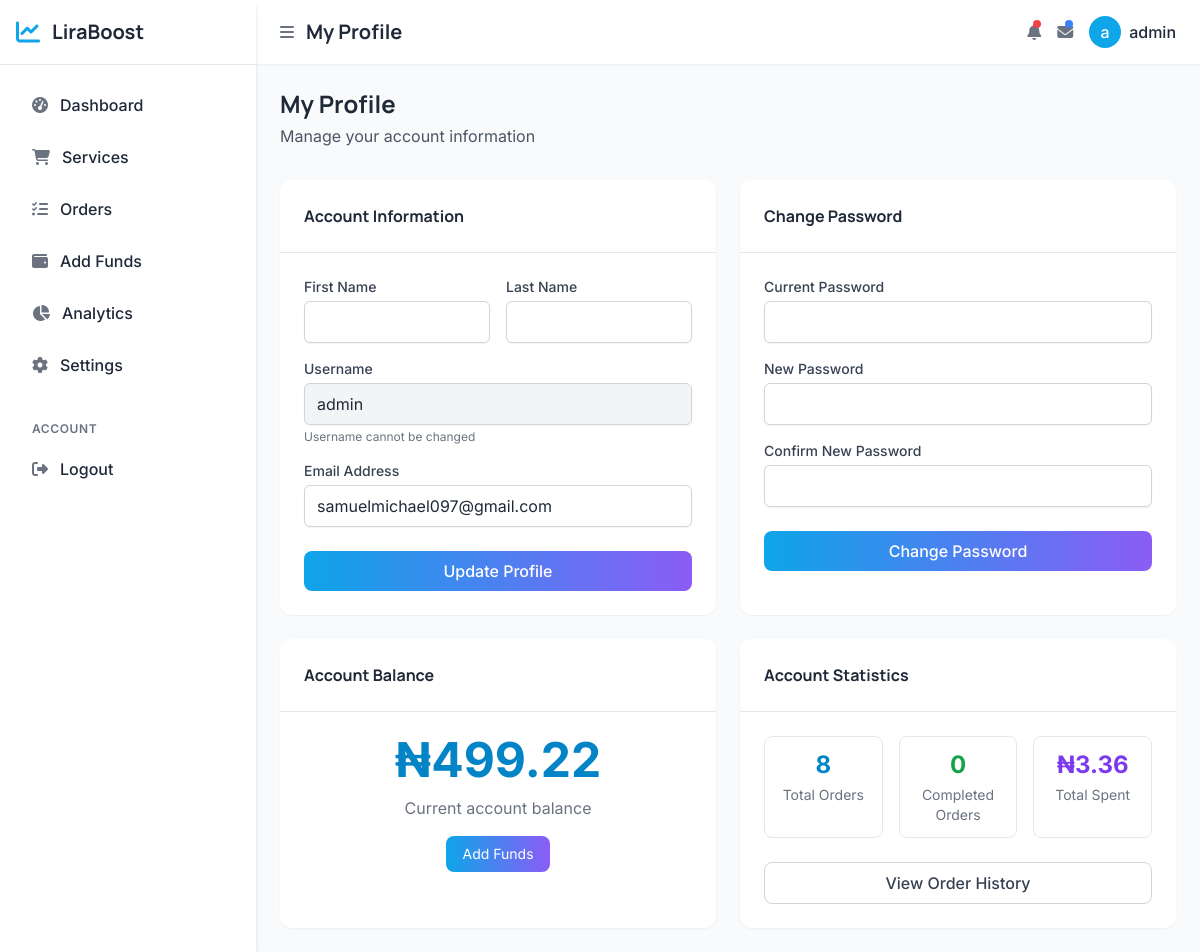
The app's page /profile/ (signed in), older data.
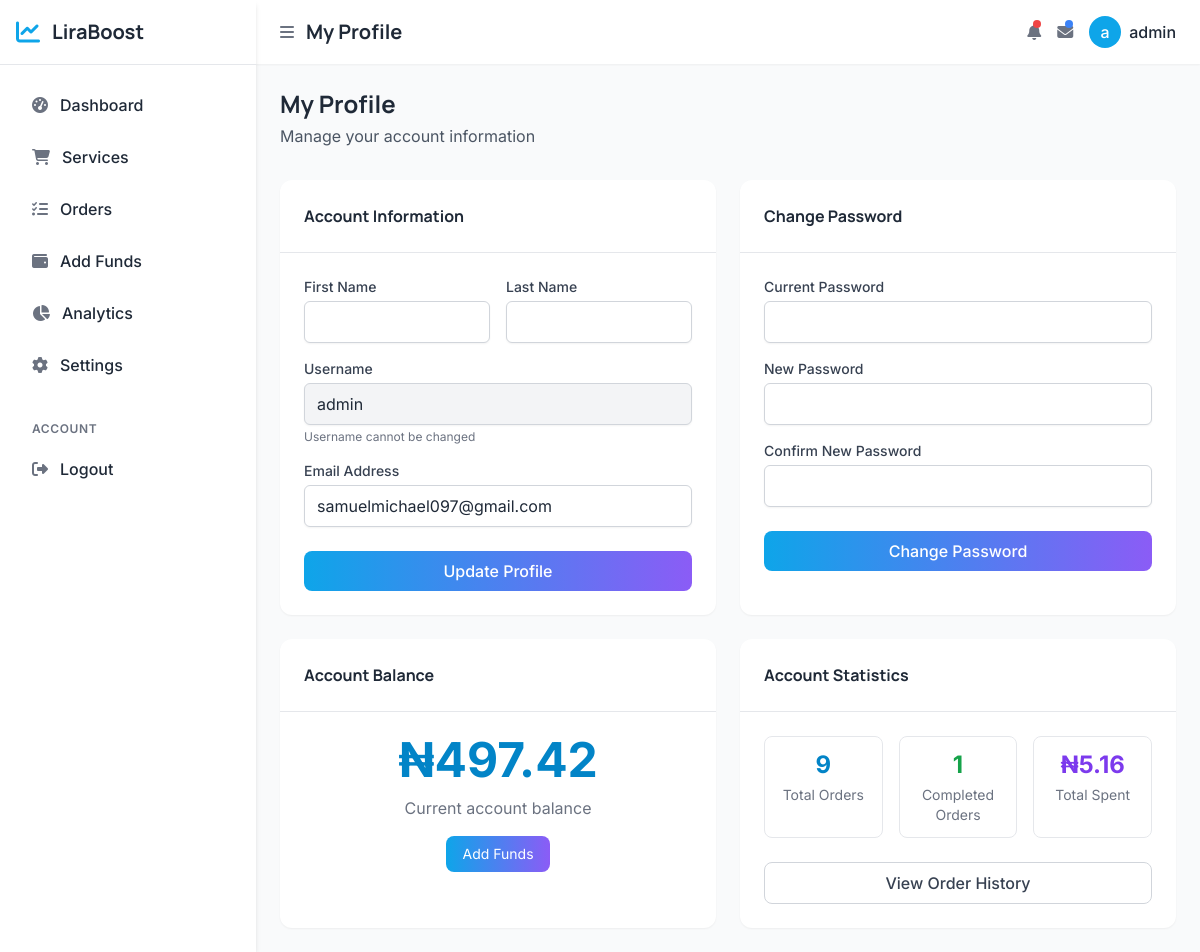
The same page, newer data.
### core/models.py (models this page shows, shortened)
class UserBalance(models.Model):
    user = models.OneToOneField(User, on_delete=models.CASCADE)
    balance = models.DecimalField(max_digits=10, decimal_places=2, default=0)

### core/views.py (the view, shortened to what this page needs)
# urls.py: path('profile/', views.profile, name='profile'),
@login_required
def profile(request):
    user = request.user
    user_balance = UserBalance.objects.get_or_create(user=user)[0]
    total_orders = Order.objects.filter(user=user).count()
    completed_orders = Order.objects.filter(user=user, status='completed').count()
    total_spent = Order.objects.filter(user=user).aggregate(Sum('charge'))['charge__sum'] or 0
    context = {
        'user': user,
        'user_balance': user_balance,
        'total_orders': total_orders,
        'completed_orders': completed_orders,
        'total_spent': total_spent,
    }
    return render(request, 'profile.html', context)

### core/context_processors.py (called while the page is built)
def site_settings(request):
    try:
        settings = SiteSettings.get_settings()
        return {'site_settings': settings}
    except Exception as e:
        return {
            'site_settings': {
                'site_name': 'SocialBoost',
                'site_description': 'Social Media Marketing Platform',
                'contact_email': 'contact@example.com',
                'support_email': 'support@example.com',
                'markup_percentage': 20.00,
                'min_deposit': 500.00,
                'min_withdrawal_amount': 1000.00,
                'maintenance_mode': False
            }
        }

### core/models.py (called while the page is built)
    @classmethod
    def get_settings(cls):
        settings, created = cls.objects.get_or_create(pk=1)
        return settings

### core/templates/profile.html (shortened to what the changed rows need)
{% extends 'dash_base.html' %}
{% block page_title %}My Profile{% endblock %}
{% block content %}
<div class="animate-fade-in">
    <div class="flex flex-col md:flex-row justify-between items-start md:items-center mb-6 md:mb-8">
        <div class="w-full md:w-auto mb-4 md:mb-0">
            <h2 class="text-xl md:text-2xl font-display font-bold text-gray-800 mb-1">My Profile</h2>
        </div>
    </div>
    <div class="grid grid-cols-1 lg:grid-cols-2 gap-6">
        <div class="bg-white rounded-xl shadow-sm overflow-hidden animate-slide-up" style="animation-delay: 0.2s;">
            <div class="p-6 text-center">
                <h2 class="text-4xl md:text-5xl font-bold text-primary-600 mb-3">₦{{ user_balance.balance|floatformat:2 }}</h2>
                <p class="text-gray-500 mb-4">Current account balance</p>
                <a href="{% url 'add_funds' %}" class="inline-block px-4 py-2 bg-gradient-to-r from-primary-500 to-secondary-500 text-white rounded-lg hover:from-primary-600 hover:to-secondary-600 transition-colors duration-300 text-sm">
                    Add Funds
                </a>
            </div>
        </div>
        <div class="bg-white rounded-xl shadow-sm overflow-hidden animate-slide-up" style="animation-delay: 0.3s;">
            <div class="p-4 md:p-6">
                <div class="grid grid-cols-1 md:grid-cols-3 gap-4 mb-6">
                    <div class="text-center p-3 border rounded-lg">
                        <h4 class="text-2xl font-bold text-primary-600 mb-1">{{ total_orders }}</h4>
                        <p class="text-sm text-gray-500">Total Orders</p>
                    </div>
                    <div class="text-center p-3 border rounded-lg">
                        <h4 class="text-2xl font-bold text-green-600 mb-1">{{ completed_orders }}</h4>
                        <p class="text-sm text-gray-500">Completed Orders</p>
                    </div>
                    <div class="text-center p-3 border rounded-lg">
                        <h4 class="text-2xl font-bold text-secondary-600 mb-1">₦{{ total_spent|floatformat:2 }}</h4>
                        <p class="text-sm text-gray-500">Total Spent</p>
                    </div>
                </div>
            </div>
        </div>
    </div>
</div>
{% endblock %}

Row changes from the older to the newer data that the page shows:
changed UserBalance: balance "499.22" → "497.42"
Text that changed along with them:
{{ total_orders }}: "8" → "9"
{{ completed_orders }}: "0" → "1"
{{ total_spent|floatformat:2 }}: "3.36" → "5.16"
